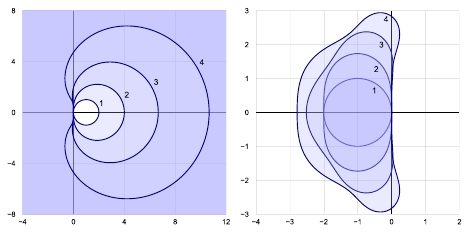

Recreate this plot in Julia.
using HDF5,Plots

default(dpi=400,linewidth=1.5,label="")
W1 = vec(h5read("stabreg_data_bd.h5","W1"));
W2 = vec(h5read("stabreg_data_bd.h5","W2"));
W3 = vec(h5read("stabreg_data_bd.h5","W3"));
W4 = vec(h5read("stabreg_data_bd.h5","W4"));

plt = plot(aspect_ratio=1,size=(760,380),frame=:zerolines,layout=(1,2),
	xaxis=((-4,12),-8:4:12),yaxis=((-8,8),-8:4:8) )
plot!(Shape([20; real(W1); 20; 20; -20; -20],[20; imag(W1); 20; -20; -20; 20]),fillcolor=RGBA(.7,.7,1,.25),l=0,subplot=1)
plot!(Shape([20; real(W2); 20; 20; -20; -20],[20; imag(W2); 20; -20; -20; 20]),fillcolor=RGBA(.7,.7,1,.25),l=0,subplot=1)
plot!(Shape([20; real(W3); 20; 20; -20; -20],[20; imag(W3); 20; -20; -20; 20]),fillcolor=RGBA(.7,.7,1,.25),l=0,subplot=1)
plot!(Shape([20; real(W4); 20; 20; -20; -20],[20; imag(W4); 20; -20; -20; 20]),fillcolor=RGBA(.7,.7,1,.25),l=0,subplot=1)
plot!(real(W1),imag(W1),linecolor=:darkblue,subplot=1);
plot!(real(W2),imag(W2),linecolor=:darkblue,subplot=1);
plot!(real(W3),imag(W3),linecolor=:darkblue,subplot=1);
plot!(real(W4),imag(W4),linecolor=:darkblue,subplot=1);

annotate!(2.2,.73,text("1",:bold,9),subplot=1);
annotate!(4.2,1.4,text("2",:bold,9),subplot=1);
annotate!(6.5,2.4,text("3",:bold,9),subplot=1);
annotate!(10.1,3.95,text("4",:bold,9),subplot=1)

W1 = vec(h5read("stabreg_data_rk.h5","W1"));
W2 = vec(h5read("stabreg_data_rk.h5","W2"));
W3 = vec(h5read("stabreg_data_rk.h5","W3"));
W4 = vec(h5read("stabreg_data_rk.h5","W4"));

plot!(subplot=2,xaxis=((-4,2),-4:2),yaxis=((-3,3),-3:3))
plot!(Shape(real(W1),imag(W1)),fillcolor=RGBA(.7,.7,1,.25),linecolor=:darkblue,subplot=2);
plot!(Shape(real(W2),imag(W2)),fillcolor=RGBA(.7,.7,1,.25),linecolor=:darkblue,subplot=2);
plot!(Shape(real(W3),imag(W3)),fillcolor=RGBA(.7,.7,1,.25),linecolor=:darkblue,subplot=2);
plot!(Shape(real(W4),imag(W4)),fillcolor=RGBA(.7,.7,1,.25),linecolor=:darkblue,subplot=2);

annotate!(-.51,.65,text("1",:bold,9),subplot=2);
annotate!(-.45,1.28,text("2",:bold,9),subplot=2);
annotate!(-.3,2,text("3",:bold,9),subplot=2);
annotate!(-.16,2.75,text("4",:bold,9),subplot=2)

savefig(plt,"stabreg_bd_rk.pdf")
savefig(plt,"stabreg_bd_rk.svg")